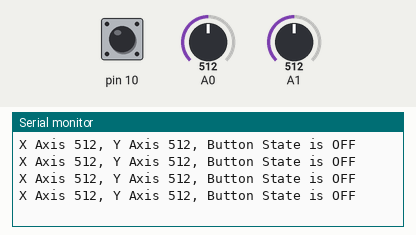
Bench run of a sketch on a simulated Arduino Uno, built with avr-gcc and run on an emulated ATmega328P. Shown: the last lines printed to the serial monitor. Inputs (shaded band) come from the test bench; at power-on: pin 10 HIGH, A0 = 512, A1 = 512.

Above: at 1.2 s.
1.3 s: pin 10 pulled LOW for 0.35 s
At 1.71 s:
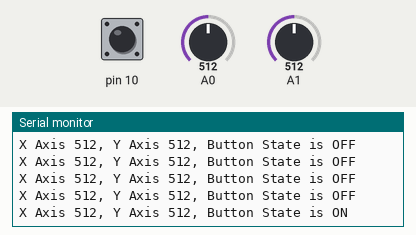
3.1 s: A0 set to 716
At 3.52 s:
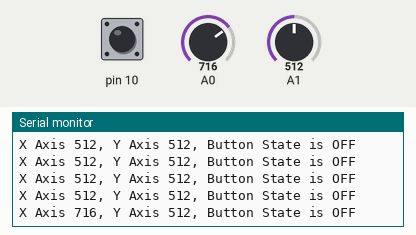
4.6 s: A1 set to 716
At 4.72 s:
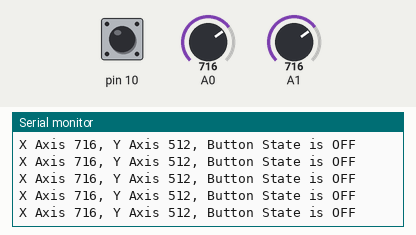
6.1 s: pin 10 pulled LOW for 1 s
At 6.52 s:
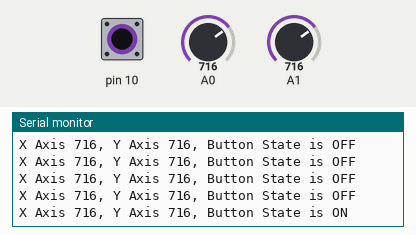
8.6 s: A0 set to 900
At 8.63 s:
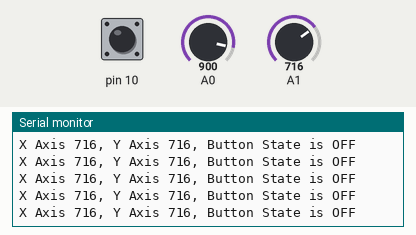
10.1 s: A1 set to 900
At 10.13 s:
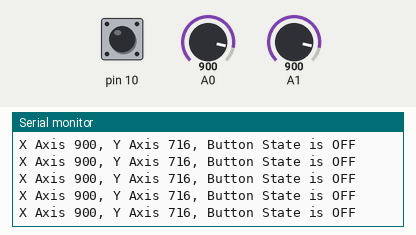
Timing chart, 0 to 12.6 s (numbered marks = the images above; inputs shaded):
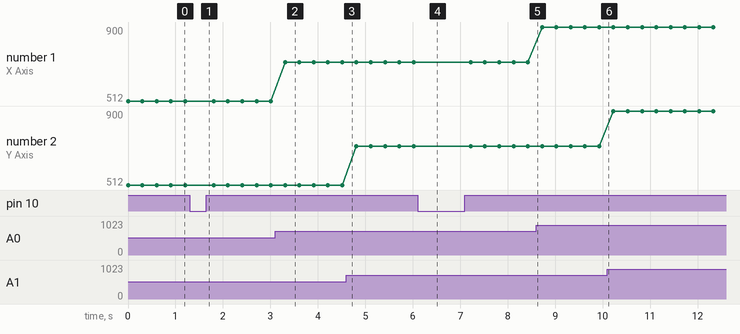

The sketch:

10.ino
```cpp
void setup()
{
    // put your setup code here, to run once:
    Serial.begin(9600);
    pinMode(8, INPUT);
    pinMode(9, INPUT);
    pinMode(10,INPUT);
    digitalWrite(10, HIGH);
}

void loop()
{
    // put your main code here, to run repeatedly:
    int x;
    int y;
    int Button;

    x = analogRead(8);
    y = analogRead(9);
    Button = digitalRead(10);

    Serial.print("X Axis ");
    Serial.print(x, DEC);

    Serial.print(", Y Axis ");
    Serial.print(y, DEC);

    Serial.print(", Button State is ");

    if(Button == 0)
    {
        Serial.println("ON");
    }
    else if(Button == 1)
    {
        Serial.println("OFF");
    }
    delay(300);
}
```

Measured:
- after the input at 1.3 s, the serial monitor: prints a new line after 0.20 s (image 1)
- after the input at 3.1 s, the serial monitor: prints a new line after 0.21 s (image 2)
- after the input at 6.1 s, the serial monitor: prints a new line after 0.22 s (image 4)
- plotted number 1: 512 → 716 after the input at 3.1 s, 716 → 900 after the input at 8.6 s
